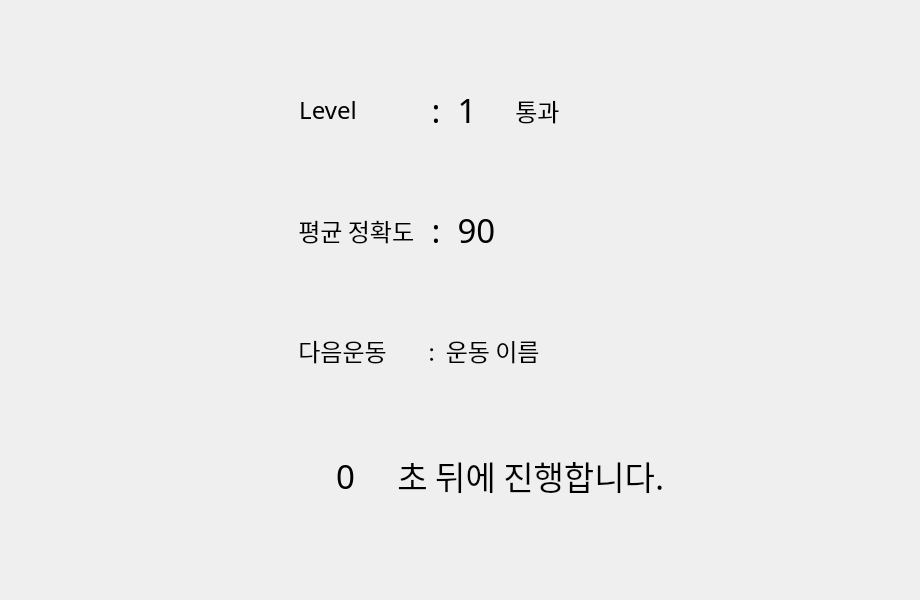
<?xml version="1.0" encoding="UTF-8"?>
<ui version="4.0">
 <class>dialog</class>
 <widget class="QDialog" name="dialog">
  <property name="windowModality">
   <enum>Qt::ApplicationModal</enum>
  </property>
  <property name="geometry">
   <rect>
    <x>0</x>
    <y>0</y>
    <width>920</width>
    <height>600</height>
   </rect>
  </property>
  <property name="maximumSize">
   <size>
    <width>16777201</width>
    <height>16777215</height>
   </size>
  </property>
  <property name="font">
   <font>
    <family>Noto Sans KR</family>
   </font>
  </property>
  <property name="windowTitle">
   <string>운동도와조</string>
  </property>
  <property name="windowOpacity">
   <double>4.000000000000000</double>
  </property>
  <property name="toolTipDuration">
   <number>31</number>
  </property>
  <property name="styleSheet">
   <string notr="true">background-color:'#3c4043';</string>
  </property>
  <widget class="QLabel" name="label">
   <property name="geometry">
    <rect>
     <x>293</x>
     <y>70</y>
     <width>130</width>
     <height>80</height>
    </rect>
   </property>
   <property name="maximumSize">
    <size>
     <width>16777215</width>
     <height>16777215</height>
    </size>
   </property>
   <property name="font">
    <font>
     <family>Noto Sans KR</family>
     <pointsize>18</pointsize>
    </font>
   </property>
   <property name="autoFillBackground">
    <bool>false</bool>
   </property>
   <property name="styleSheet">
    <string notr="true">color:'black'; background-color:&quot;white&quot;;
border-top-left-radius: 9px;
border-bottom-left-radius: 9px;</string>
   </property>
   <property name="midLineWidth">
    <number>6</number>
   </property>
   <property name="text">
    <string> Level</string>
   </property>
   <property name="indent">
    <number>-13</number>
   </property>
  </widget>
  <widget class="QLabel" name="passed_level">
   <property name="geometry">
    <rect>
     <x>423</x>
     <y>70</y>
     <width>90</width>
     <height>80</height>
    </rect>
   </property>
   <property name="maximumSize">
    <size>
     <width>16777215</width>
     <height>16777215</height>
    </size>
   </property>
   <property name="font">
    <font>
     <family>Noto Sans KR</family>
     <pointsize>25</pointsize>
    </font>
   </property>
   <property name="autoFillBackground">
    <bool>false</bool>
   </property>
   <property name="styleSheet">
    <string notr="true">color:'black'; background-color:&quot;white&quot;;</string>
   </property>
   <property name="midLineWidth">
    <number>6</number>
   </property>
   <property name="text">
    <string> :  1</string>
   </property>
  </widget>
  <widget class="QLabel" name="label_3">
   <property name="geometry">
    <rect>
     <x>510</x>
     <y>70</y>
     <width>104</width>
     <height>80</height>
    </rect>
   </property>
   <property name="maximumSize">
    <size>
     <width>16777215</width>
     <height>16777215</height>
    </size>
   </property>
   <property name="font">
    <font>
     <family>Noto Sans KR</family>
     <pointsize>18</pointsize>
    </font>
   </property>
   <property name="autoFillBackground">
    <bool>false</bool>
   </property>
   <property name="styleSheet">
    <string notr="true">color:'black'; background-color:&quot;white&quot;;
border-top-right-radius:9px;
border-bottom-right-radius:9px;</string>
   </property>
   <property name="midLineWidth">
    <number>6</number>
   </property>
   <property name="text">
    <string> 통과</string>
   </property>
  </widget>
  <widget class="QLabel" name="label_4">
   <property name="geometry">
    <rect>
     <x>293</x>
     <y>310</y>
     <width>130</width>
     <height>80</height>
    </rect>
   </property>
   <property name="minimumSize">
    <size>
     <width>0</width>
     <height>32</height>
    </size>
   </property>
   <property name="font">
    <font>
     <family>Noto Sans KR</family>
     <pointsize>18</pointsize>
    </font>
   </property>
   <property name="autoFillBackground">
    <bool>false</bool>
   </property>
   <property name="styleSheet">
    <string notr="true">color:'black'; background-color:&quot;white&quot;;
border-top-left-radius: 9px;
border-bottom-left-radius: 9px;</string>
   </property>
   <property name="midLineWidth">
    <number>6</number>
   </property>
   <property name="text">
    <string> 다음운동</string>
   </property>
  </widget>
  <widget class="QLabel" name="timer_second">
   <property name="geometry">
    <rect>
     <x>300</x>
     <y>430</y>
     <width>91</width>
     <height>91</height>
    </rect>
   </property>
   <property name="font">
    <font>
     <family>Noto Sans KR</family>
     <pointsize>25</pointsize>
    </font>
   </property>
   <property name="autoFillBackground">
    <bool>false</bool>
   </property>
   <property name="styleSheet">
    <string notr="true">color:'red';</string>
   </property>
   <property name="midLineWidth">
    <number>6</number>
   </property>
   <property name="text">
    <string>0</string>
   </property>
   <property name="alignment">
    <set>Qt::AlignCenter</set>
   </property>
  </widget>
  <widget class="QLabel" name="label_2">
   <property name="geometry">
    <rect>
     <x>293</x>
     <y>190</y>
     <width>130</width>
     <height>80</height>
    </rect>
   </property>
   <property name="font">
    <font>
     <family>Noto Sans KR</family>
     <pointsize>18</pointsize>
    </font>
   </property>
   <property name="autoFillBackground">
    <bool>false</bool>
   </property>
   <property name="styleSheet">
    <string notr="true">color:'black'; background-color:&quot;white&quot;;
border-top-left-radius: 9px;
border-bottom-left-radius: 9px;</string>
   </property>
   <property name="midLineWidth">
    <number>6</number>
   </property>
   <property name="text">
    <string> 평균 정확도 </string>
   </property>
  </widget>
  <widget class="QLabel" name="passed_score">
   <property name="geometry">
    <rect>
     <x>423</x>
     <y>190</y>
     <width>191</width>
     <height>80</height>
    </rect>
   </property>
   <property name="font">
    <font>
     <family>Noto Sans KR</family>
     <pointsize>25</pointsize>
    </font>
   </property>
   <property name="autoFillBackground">
    <bool>false</bool>
   </property>
   <property name="styleSheet">
    <string notr="true">color:'black'; background-color:&quot;white&quot;;
border-top-right-radius:9px;
border-bottom-right-radius:9px;</string>
   </property>
   <property name="midLineWidth">
    <number>6</number>
   </property>
   <property name="text">
    <string> :  90</string>
   </property>
  </widget>
  <widget class="QLabel" name="label_5">
   <property name="geometry">
    <rect>
     <x>390</x>
     <y>430</y>
     <width>431</width>
     <height>91</height>
    </rect>
   </property>
   <property name="font">
    <font>
     <family>Noto Sans KR</family>
     <pointsize>25</pointsize>
    </font>
   </property>
   <property name="autoFillBackground">
    <bool>false</bool>
   </property>
   <property name="styleSheet">
    <string notr="true">color:'white';</string>
   </property>
   <property name="midLineWidth">
    <number>6</number>
   </property>
   <property name="text">
    <string> 초 뒤에 진행합니다. </string>
   </property>
  </widget>
  <widget class="QLabel" name="next_exercise">
   <property name="geometry">
    <rect>
     <x>423</x>
     <y>310</y>
     <width>191</width>
     <height>80</height>
    </rect>
   </property>
   <property name="font">
    <font>
     <family>Noto Sans KR</family>
     <pointsize>18</pointsize>
    </font>
   </property>
   <property name="styleSheet">
    <string notr="true">color:'black'; background-color:&quot;white&quot;;
border-top-right-radius:9px;
border-bottom-right-radius:9px;</string>
   </property>
   <property name="text">
    <string> :  운동 이름 </string>
   </property>
  </widget>
 </widget>
 <resources/>
 <connections/>
</ui>
